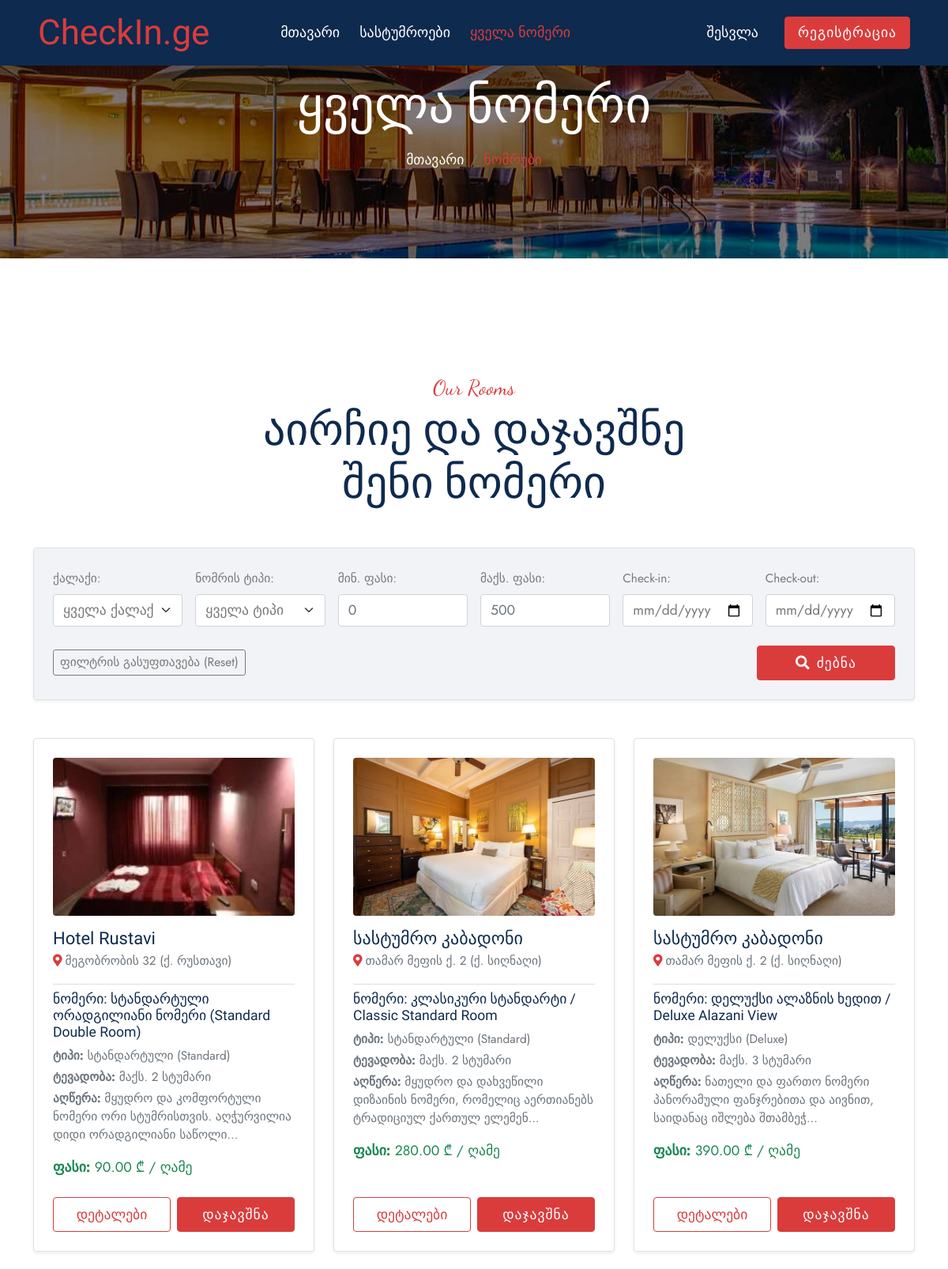
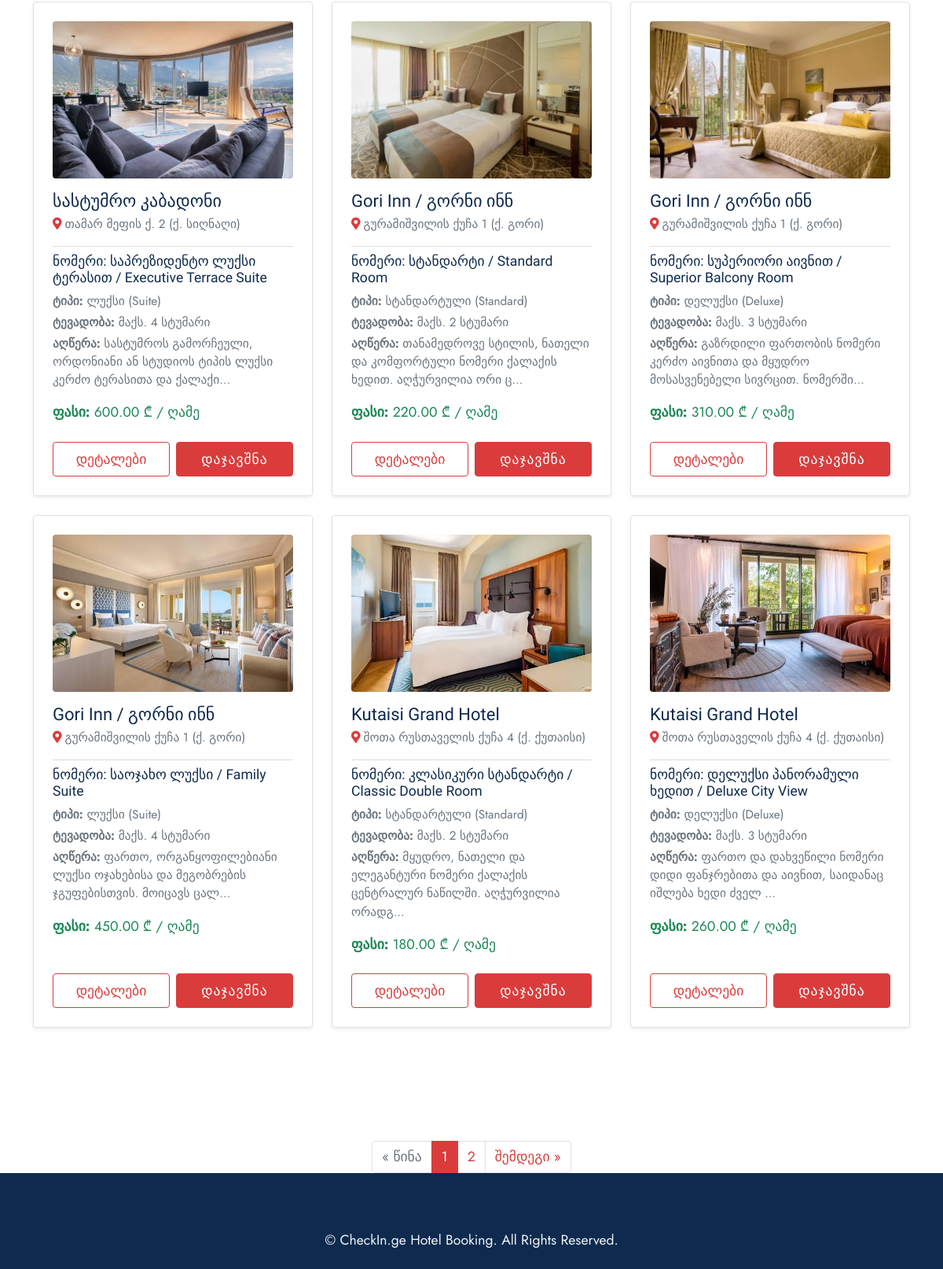
The page /hotels/rooms/ on the database its author committed (2 pictures, top to bottom).
### hotels/models.py (models this page shows, shortened)
class Room(models.Model):
    ROOM_TYPES = (
        ('standard', 'სტანდარტული (Standard)'),
        ('deluxe', 'დელუქსი (Deluxe)'),
        ('suite', 'ლუქსი (Suite)'),
    )
    hotel = models.ForeignKey(Hotel, on_delete=models.CASCADE, related_name='rooms', verbose_name="სასტუმრო")
    room_type = models.CharField(max_length=20, choices=ROOM_TYPES, verbose_name="ნომრის ტიპი")
    title = models.CharField(max_length=100, verbose_name="ნომრის დასახელება")
    price_per_night = models.DecimalField(max_digits=6, decimal_places=2, verbose_name="ფასი (1 ღამე)")
    capacity = models.IntegerField(verbose_name="ტევადობა (ადამიანი)")
    description = models.TextField(verbose_name="აღწერა")
    image = models.ImageField(upload_to='rooms/', blank=True, null=True, verbose_name="ნომრის სურათი")
    is_favorite = models.BooleanField(default=False, verbose_name="ფავორიტი")

class Hotel(models.Model):
    name = models.CharField(max_length=100, verbose_name="სასტუმროს სახელი")
    city = models.CharField(max_length=50, verbose_name="ქალაქი")
    address = models.CharField(max_length=200, verbose_name="მისამართი")
    image = models.ImageField(upload_to='hotels/', blank=True, null=True, verbose_name="სურათი")

### hotels/views.py (the view, shortened to what this page needs)
# urls.py: path('rooms/', views.all_rooms, name='all_rooms'),
def all_rooms(request):
    rooms = Room.objects.all()
    room_type = request.GET.get('room_type', '')
    min_price = request.GET.get('min_price', '')
    max_price = request.GET.get('max_price', '')
    check_in_str = request.GET.get('check_in', '')
    check_out_str = request.GET.get('check_out', '')
    city = request.GET.get('city', '')  # GET პარამეტრი ქალაქისთვის
    if room_type:
        rooms = rooms.filter(room_type=room_type)
    if city:
        rooms = rooms.filter(hotel__city__icontains=city)
    if min_price:
        rooms = rooms.filter(price_per_night__gte=min_price)
    if max_price:
        rooms = rooms.filter(price_per_night__lte=max_price)
    paginator = Paginator(rooms, 9)  # თითო გვერდზე გამოჩნდება 9 ნომერი
    page_number = request.GET.get('page')
    page_obj = paginator.get_page(page_number)
    cities = Hotel.objects.values_list('city', flat=True).distinct()
    context = {
        'rooms': page_obj,  # ვუშვებთ გვერდების ობიექტს
        'room_types': Room.ROOM_TYPES,
        'cities': cities,
        'selected_type': room_type,
        'min_price': min_price,
        'max_price': max_price,
        'check_in': check_in_str,
        'check_out': check_out_str,
        'selected_city': city,
    }
    return render(request, 'hotels/all_rooms.html', context)

### hotels/templates/hotels/all_rooms.html (shortened to what this page needs)
{% load static %}
<!DOCTYPE html>
<html lang="ka">
<head>
    <link href="https://cdnjs.cloudflare.com/ajax/libs/font-awesome/5.10.0/css/all.min.css" rel="stylesheet">
    <link rel="stylesheet" href="https://cdn.jsdelivr.net/npm/bootstrap-icons@1.13.1/font/bootstrap-icons.min.css">
    <link href="{% static 'lib/animate/animate.min.css' %}" rel="stylesheet">
    <link href="{% static 'css/bootstrap.min.css' %}" rel="stylesheet">
    <link href="{% static 'css/style.css' %}" rel="stylesheet">
</head>
<body>
    <div class="container-fluid p-0">
        <nav class="navbar navbar-expand-lg navbar-dark px-lg-5 bg-dark">
            <a href="{% url 'hotels:home' %}" class="navbar-brand ms-4 ms-lg-0">
                <h1 class="mb-0 text-primary">CheckIn.ge</h1>
            </a>
            <div class="collapse navbar-collapse" id="navbarCollapse">
                <div class="navbar-nav mx-auto p-4 p-lg-0">
                    <a href="{% url 'hotels:home' %}" class="nav-item nav-link">მთავარი</a>
                    <a href="{% url 'hotels:hotel_list' %}" class="nav-item nav-link">სასტუმროები</a>
                    <a href="{% url 'hotels:all_rooms' %}" class="nav-item nav-link active">ყველა ნომერი</a>
                </div>
                <div class="navbar-nav ms-auto align-items-center">
                    {% if request.user.is_authenticated %}
                        <span class="text-light me-3">გამარჯობა, <strong>{{ request.user.username }}</strong></span>
                        <form action="{% url 'users:logout' %}" method="POST" class="d-inline">
                            {% csrf_token %}
                            <button type="submit" class="btn btn-danger btn-sm px-3">გამოსვლა</button>
                        </form>
                    {% else %}
                        <a href="{% url 'users:login' %}" class="nav-item nav-link">შესვლა</a>
                        <a href="{% url 'users:register' %}" class="btn btn-primary px-3 ms-2">რეგისტრაცია</a>
                    {% endif %}
                </div>
            </div>
        </nav>
    </div>
    <div class="container-fluid page-header py-5 mb-5 wow fadeIn" data-wow-delay="0.1s" style="background: linear-gradient(rgba(0, 0, 0, 0.5), rgba(0, 0, 0, 0.5)), url('/static/img/carousel-1.jpg') center center no-repeat; background-size: cover;">
        <div class="container text-center py-5">
            <h1 class="display-3 text-white mb-3 animated slideInDown">ყველა ნომერი</h1>
            <nav aria-label="breadcrumb">
                <ol class="breadcrumb justify-content-center text-uppercase">
                    <li class="breadcrumb-item"><a href="{% url 'hotels:home' %}" class="text-white">მთავარი</a></li>
                    <li class="breadcrumb-item text-primary active" aria-current="page">ნომრები</li>
                </ol>
            </nav>
        </div>
    </div>
    <div class="container-fluid py-6">
        <div class="container">
            <div class="text-center mx-auto wow fadeIn mb-5" data-wow-delay="0.1s" style="max-width: 600px;">
                <p class="fs-4 font-dancing-script text-primary mb-0">Our Rooms</p>
                <h1 class="display-4 mb-0">აირჩიე და დაჯავშნე შენი ნომერი</h1>
            </div>
            <form method="GET" class="bg-light p-4 rounded mb-5 shadow-sm border">
                <div class="row g-3 align-items-end">
                    <div class="col-md-2">
                        <label class="form-label small font-weight-bold">ქალაქი:</label>
                        <select name="city" class="form-select">
                            <option value="">ყველა ქალაქი</option>
                        </select>
                    </div>
                    <div class="col-md-2">
                        <label class="form-label small font-weight-bold">ნომრის ტიპი:</label>
                        <select name="room_type" class="form-select">
                            <option value="">ყველა ტიპი</option>
                        </select>
                    </div>
                    <div class="col-md-2">
                        <label class="form-label small font-weight-bold">მინ. ფასი:</label>
                        <input type="number" name="min_price" value="{{ min_price }}" placeholder="0" class="form-control">
                    </div>
                    <div class="col-md-2">
                        <label class="form-label small font-weight-bold">მაქს. ფასი:</label>
                        <input type="number" name="max_price" value="{{ max_price }}" placeholder="500" class="form-control">
                    </div>
                    <div class="col-md-2">
                        <label class="form-label small font-weight-bold">Check-in:</label>
                        <input type="date" name="check_in" value="{{ check_in }}" class="form-control">
                    </div>
                    <div class="col-md-2">
                        <label class="form-label small font-weight-bold">Check-out:</label>
                        <input type="date" name="check_out" value="{{ check_out }}" class="form-control">
                    </div>
                </div>
                <div class="row mt-4">
                    <div class="col-12 d-flex justify-content-between align-items-center">
                        <a href="{% url 'hotels:all_rooms' %}" class="btn btn-outline-secondary btn-sm">ფილტრის გასუფთავება (Reset)</a>
                        <button type="submit" class="btn btn-primary px-5 py-2"><i class="fa fa-search me-2"></i>ძებნა</button>
                    </div>
                </div>
            </form>
            <div class="row g-4">
                {% for room in rooms %}
                    <div class="col-lg-4 col-md-6 wow fadeIn" data-wow-delay="0.1s">
                        <div class="room-item bg-white rounded d-flex flex-column h-100 p-4 shadow-sm border">
                            {% if room.image %}
                                <div class="position-relative rounded overflow-hidden mb-3" style="height: 200px;">
                                    <a href="{% url 'hotels:room_detail' room.id %}">
                                        <img class="img-fluid w-100 h-100" src="{{ room.image.url }}" alt="{{ room.title }}" style="object-fit: cover;">
                                    </a>
                                </div>
                            {% endif %}
                            <h4 class="h5 mb-1">{{ room.hotel.name }}</h4>
                            <p class="text-muted small mb-2"><i class="fa fa-map-marker-alt text-primary me-1"></i>{{ room.hotel.address }} (ქ. {{ room.hotel.city }})</p>
                            <hr class="my-2">
                <a href="{% url 'hotels:room_detail' room.id %}" class="text-decoration-none text-dark">
                    <h5 class="h6 mb-2">ნომერი: {{ room.title }}</h5>
                </a>
                <p class="text-muted small mb-1"><strong>ტიპი:</strong> {{ room.get_room_type_display }}</p>
                <p class="text-muted small mb-1"><strong>ტევადობა:</strong> მაქს. {{ room.capacity }} სტუმარი</p>
                <p class="text-muted small mb-3"><strong>აღწერა:</strong> {{ room.description|default:"აღწერა არ არის მითითებული."|truncatechars:80 }}</p>
                <p class="text-success font-weight-bold mb-4"><strong>ფასი:</strong> {{ room.price_per_night }} ₾ / ღამე</p>
                            <div class="mt-auto d-flex gap-2">
                                <a href="{% url 'hotels:room_detail' room.id %}" class="btn btn-outline-primary w-50 py-2">დეტალები</a>
                                <a href="{% url 'bookings:book_room' room.id %}" class="btn btn-primary w-50 py-2">დაჯავშნა</a>
                            </div>
                        </div>
                    </div>
                {% empty %}
                    <div class="col-12 text-center py-5">
                        <p class="text-muted fs-5">მითითებული პარამეტრებით ნომრები ვერ მოიძებნა.</p>
                    </div>
                {% endfor %}
            </div>
        </div>
    </div>
    <div class="col-12 text-center mt-5 wow fadeIn" data-wow-delay="0.1s">
        <nav aria-label="Page navigation">
            <ul class="pagination justify-content-center mb-0">
                <li class="page-item {% if not rooms.has_previous %}disabled{% endif %}">
                    <a class="page-link"  aria-label="Previous">
                        <span aria-hidden="true">&laquo; წინა</span>
                    </a>
                </li>
                {% for num in rooms.paginator.page_range %}
                    <li class="page-item {% if rooms.number == num %}active{% endif %}">
                        <a class="page-link" href="?page={{ num }}">{{ num }}</a>
                    </li>
                {% endfor %}
                <li class="page-item {% if not rooms.has_next %}disabled{% endif %}">
                    <a class="page-link" {% if rooms.has_next %}href="?page={{ rooms.next_page_number }}"{% endif %} aria-label="Next">
                        <span aria-hidden="true">შემდეგი &raquo;</span>
                    </a>
                </li>
            </ul>
        </nav>
    </div>
    <div class="container-fluid bg-dark text-light footer pt-5 wow fadeIn" data-wow-delay="0.1s">
        <div class="container py-4 text-center">
            <p class="mb-0">&copy; CheckIn.ge Hotel Booking. All Rights Reserved.</p>
        </div>
    </div>
</body>
</html>

### static/css/style.css (style rules this page uses)
.py-6 { padding-top: 6rem; padding-bottom: 6rem; }
.font-dancing-script { font-family: "Dancing Script", cursive; font-optical-sizing: auto; font-weight: 400; font-style: normal; }
.btn.btn-dark, .btn.btn-primary { position: relative; font-family: 'Yeseva One', serif; color: #FFFFFF; letter-spacing: 1px; }
.navbar { position: absolute; width: 100%; top: 0; left: 0; z-index: 9; transition: .5s; background: rgba(14, 42, 74, .5); }
.navbar .navbar-nav .nav-link { margin-right: 25px; padding: 40px 0; color: var(--bs-white); font-size: 18px; outline: none; transition: .5s; }
.navbar .navbar-nav .nav-link:hover, .navbar .navbar-nav .nav-link.active { color: var(--bs-primary); }
@media (min-width: 992px) { .navbar.bg-dark .navbar-nav .nav-link { padding: 20px 0; } }
.room-item { box-shadow: 0 0 30px rgba(0, 0, 0, .05); transition: .5s; }

### rows shown on the page
Room: image (picture), hotel.name "Hotel Rustavi", hotel.address "მეგობრობის 32", hotel.city "რუსთავი", title "სტანდარტული ორადგილიანი ნომერი (Standard Double Room)", room_type "სტანდარტული (Standard)", capacity "2", description "მყუდრო და კომფორტული ნომერი ორი სტუმრისთვის. აღჭურვილია დიდი ორადგილიანი საწოლი…", price_per_night "90.00"
Room: image (picture), hotel.name "სასტუმრო კაბადონი", hotel.address "თამარ მეფის ქ. 2", hotel.city "სიღნაღი", title "კლასიკური სტანდარტი / Classic Standard Room", room_type "სტანდარტული (Standard)", capacity "2", description "მყუდრო და დახვეწილი დიზაინის ნომერი, რომელიც აერთიანებს ტრადიციულ ქართულ ელემენ…", price_per_night "280.00"
Room: image (picture), hotel.name "სასტუმრო კაბადონი", hotel.address "თამარ მეფის ქ. 2", hotel.city "სიღნაღი", title "დელუქსი ალაზნის ხედით / Deluxe Alazani View", room_type "დელუქსი (Deluxe)", capacity "3", description "ნათელი და ფართო ნომერი პანორამული ფანჯრებითა და აივნით, საიდანაც იშლება შთამბეჭ…", price_per_night "390.00"
Room: image (picture), hotel.name "სასტუმრო კაბადონი", hotel.address "თამარ მეფის ქ. 2", hotel.city "სიღნაღი", title "საპრეზიდენტო ლუქსი ტერასით / Executive Terrace Suite", room_type "ლუქსი (Suite)", capacity "4", description "სასტუმროს გამორჩეული, ორდონიანი ან სტუდიოს ტიპის ლუქსი კერძო ტერასითა და ქალაქი…", price_per_night "600.00"
Room: image (picture), hotel.name "Gori Inn / გორნი ინნ", hotel.address "გურამიშვილის ქუჩა 1", hotel.city "გორი", title "სტანდარტი / Standard Room", room_type "სტანდარტული (Standard)", capacity "2", description "თანამედროვე სტილის, ნათელი და კომფორტული ნომერი ქალაქის ხედით. აღჭურვილია ორი ც…", price_per_night "220.00"
Room: image (picture), hotel.name "Gori Inn / გორნი ინნ", hotel.address "გურამიშვილის ქუჩა 1", hotel.city "გორი", title "სუპერიორი აივნით / Superior Balcony Room", room_type "დელუქსი (Deluxe)", capacity "3", description "გაზრდილი ფართობის ნომერი კერძო აივნითა და მყუდრო მოსასვენებელი სივრცით. ნომერში…", price_per_night "310.00"
Room: image (picture), hotel.name "Gori Inn / გორნი ინნ", hotel.address "გურამიშვილის ქუჩა 1", hotel.city "გორი", title "საოჯახო ლუქსი / Family Suite", room_type "ლუქსი (Suite)", capacity "4", description "ფართო, ორგანყოფილებიანი ლუქსი ოჯახებისა და მეგობრების ჯგუფებისთვის. მოიცავს ცალ…", price_per_night "450.00"
Room: image (picture), hotel.name "Kutaisi Grand Hotel", hotel.address "შოთა რუსთაველის ქუჩა 4", hotel.city "ქუთაისი", title "კლასიკური სტანდარტი / Classic Double Room", room_type "სტანდარტული (Standard)", capacity "2", description "მყუდრო, ნათელი და ელეგანტური ნომერი ქალაქის ცენტრალურ ნაწილში. აღჭურვილია ორადგ…", price_per_night "180.00"
Room: image (picture), hotel.name "Kutaisi Grand Hotel", hotel.address "შოთა რუსთაველის ქუჩა 4", hotel.city "ქუთაისი", title "დელუქსი პანორამული ხედით / Deluxe City View", room_type "დელუქსი (Deluxe)", capacity "3", description "ფართო და დახვეწილი ნომერი დიდი ფანჯრებითა და აივნით, საიდანაც იშლება ხედი ძველ …", price_per_night "260.00"

### other values the page prints
{{ num }} "1" "2"
